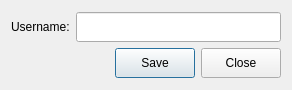
<?xml version="1.0" encoding="UTF-8"?>
<ui version="4.0">
 <class>DlgSettings</class>
 <widget class="QDialog" name="DlgSettings">
  <property name="geometry">
   <rect>
    <x>0</x>
    <y>0</y>
    <width>292</width>
    <height>90</height>
   </rect>
  </property>
  <property name="windowTitle">
   <string>Settings</string>
  </property>
  <layout class="QGridLayout" name="gridLayout">
   <item row="0" column="0">
    <layout class="QVBoxLayout" name="verticalLayout">
     <item>
      <layout class="QHBoxLayout" name="horizontalLayout_2">
       <item>
        <widget class="QLabel" name="lblUser">
         <property name="minimumSize">
          <size>
           <width>0</width>
           <height>30</height>
          </size>
         </property>
         <property name="text">
          <string>Username:</string>
         </property>
        </widget>
       </item>
       <item>
        <widget class="QLineEdit" name="edtUser">
         <property name="minimumSize">
          <size>
           <width>0</width>
           <height>30</height>
          </size>
         </property>
        </widget>
       </item>
      </layout>
     </item>
     <item>
      <layout class="QHBoxLayout" name="horizontalLayout">
       <item>
        <spacer name="horizontalSpacer">
         <property name="orientation">
          <enum>Qt::Orientation::Horizontal</enum>
         </property>
         <property name="sizeHint" stdset="0">
          <size>
           <width>40</width>
           <height>20</height>
          </size>
         </property>
        </spacer>
       </item>
       <item>
        <widget class="QPushButton" name="btnSave">
         <property name="minimumSize">
          <size>
           <width>0</width>
           <height>30</height>
          </size>
         </property>
         <property name="text">
          <string>Save</string>
         </property>
        </widget>
       </item>
       <item>
        <widget class="QPushButton" name="btnClose">
         <property name="minimumSize">
          <size>
           <width>0</width>
           <height>30</height>
          </size>
         </property>
         <property name="text">
          <string>Close</string>
         </property>
        </widget>
       </item>
      </layout>
     </item>
    </layout>
   </item>
  </layout>
 </widget>
 <resources/>
 <connections/>
</ui>
